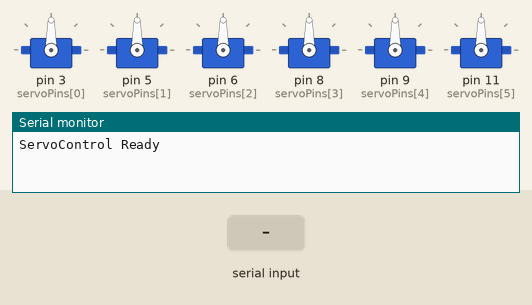
Bench run of a sketch on a simulated Arduino Uno, built with avr-gcc and run on an emulated ATmega328P. Shown: 6 × servo, the last lines printed to the serial monitor. The test bench sets the inputs (shaded band).

Above: at 1.2 s.
1.3 s: "A90\n" received over Serial
At 2.0 s:
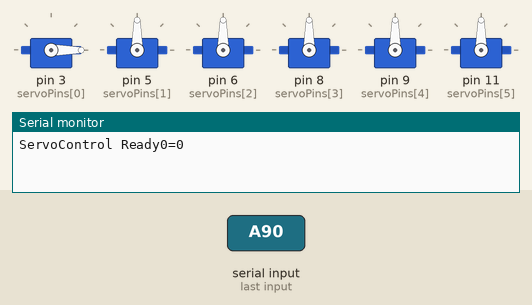
2.8 s: "A,45\n" received over Serial
At 3.1 s:
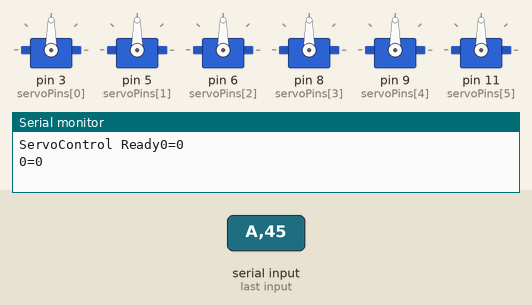
4.3 s: "A" received over Serial
At 5.5 s:
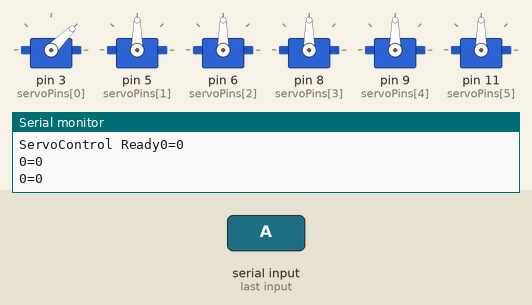
Timing chart, 0 to 7.3 s (numbered marks = the images above; inputs shaded):
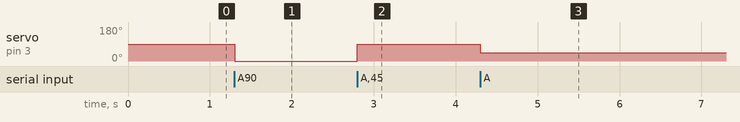

The sketch:

tentacle_arduino.ino
```cpp
/**
 * Servo control code for our SainSmart Arm, which will be used to test things until the Tentacle is functional
 */
#include <Servo.h>

/*
 * Pin Servo
 * 3   0
 * 5   1
 * 6   2
 * 8   3
 * 9   4
 * 11  5
 */

const int baud = 9600;
const int servoCount = 6;
int servoPins[servoCount] = { 3, 5, 6, 8, 9, 11 };
Servo servos[servoCount];

const int minPulseWidth = 700;
const int maxPulseWidth = 1200;

void setup() {

  for (int i = 0; i < servoCount; i++) {
    servos[i].attach(servoPins[i], minPulseWidth, maxPulseWidth);
    // Debug
    Serial.print("Servo:");
    Serial.print(i);
    Serial.print(" attached to pin ");
    Serial.println(servoPins[i]);
  }

  Serial.begin(baud);
  Serial.print("ServoControl Ready");
}

//
// Main loop
//
void loop() {
  static int v = 0; // We'll accumulate our value here
  if ( Serial.available() ) {
    char ch = Serial.read();
    switch (ch) {
      case '0'...'9':
        v = v * 10 + ch - '0';
        break;
      case 'A'...'F':
        v = abs(v) % 180; // Sanity check: Servo range is 0-180
        int servoId = ch - 'A'; // Convert A...F to 0...5
        servos[servoId].write(v);
        v = 0;

        // Debug Output
        Serial.print(servoId);
        Serial.print("=");
        Serial.println(v);
        break;
    }
  }
}
```

Measured:
- after the input at 1.3 s, servo on pin 3 (servoPins[0]): 90° → 0° at once
- after the input at 2.8 s, servo on pin 3 (servoPins[0]): 0° → 90° at once
- after the input at 4.3 s, servo on pin 3 (servoPins[0]): 90° → 45° at once
